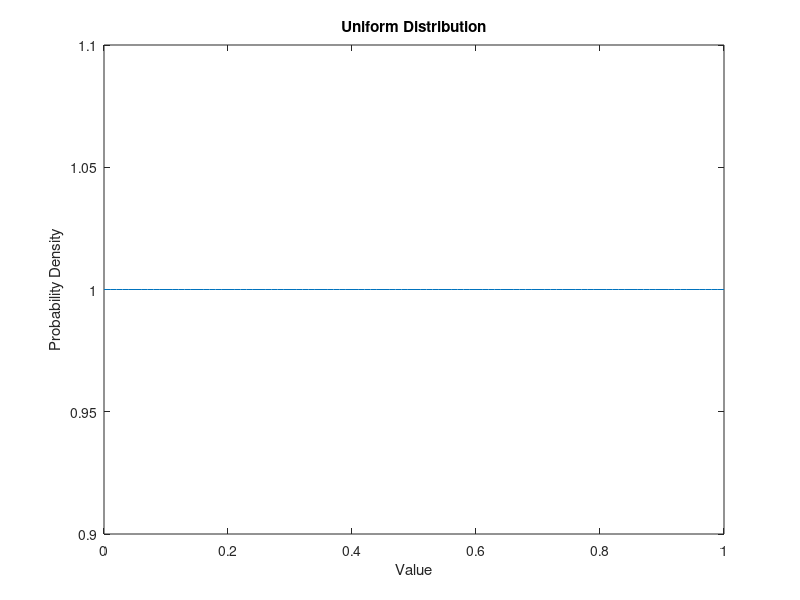

MATLAB code to generate this figure:
%Parameters
a=0;%Lower bound
b=1;%Upper bound 
%Generate uniform distribution  
x=a:0.01:b;
y=unifpdf(x,a,b);
%plot
figure;
plot(x,y);
title('Uniform Distribution');
xlabel('Value');
ylabel('Probability Density');